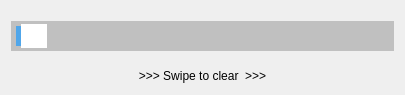
<?xml version="1.0" encoding="UTF-8"?>
<ui version="4.0">
 <class>DialogClean</class>
 <widget class="QDialog" name="DialogClean">
  <property name="geometry">
   <rect>
    <x>0</x>
    <y>0</y>
    <width>405</width>
    <height>95</height>
   </rect>
  </property>
  <property name="windowTitle">
   <string>Dialog</string>
  </property>
  <layout class="QGridLayout" name="gridLayout_2">
   <item row="0" column="0">
    <layout class="QGridLayout" name="gridLayout">
     <item row="1" column="0">
      <widget class="QLabel" name="label">
       <property name="styleSheet">
        <string notr="true">font: 14pt &quot;黑体&quot;;</string>
       </property>
       <property name="text">
        <string>&gt;&gt;&gt; Swipe to clear  &gt;&gt;&gt;</string>
       </property>
       <property name="alignment">
        <set>Qt::AlignCenter</set>
       </property>
      </widget>
     </item>
     <item row="0" column="0">
      <widget class="QSlider" name="horizontalSlider">
       <property name="minimumSize">
        <size>
         <width>0</width>
         <height>50</height>
        </size>
       </property>
       <property name="styleSheet">
        <string notr="true">QSlider::groove:horizontal{ 
		height: 30px; 
		left: 0px; 
		right: 0px; 
		border:0px;
		background:rgba(0,0,0,50);
 } 
 QSlider::handle:horizontal{ 
		width:  20px; 
		height: 30px; 
padding: 2px;
padding-left: 4px;
margin: 3px;
margin-left: 10px;
	background-color: rgb(255, 255, 255);
border-radius: 20px;
} 
QSlider::sub-page:horizontal{
	   background:rgba(80,166,234,1);
margin: 5px;

}</string>
       </property>
       <property name="maximum">
        <number>100</number>
       </property>
       <property name="pageStep">
        <number>0</number>
       </property>
       <property name="orientation">
        <enum>Qt::Horizontal</enum>
       </property>
      </widget>
     </item>
    </layout>
   </item>
  </layout>
 </widget>
 <resources/>
 <connections/>
</ui>
